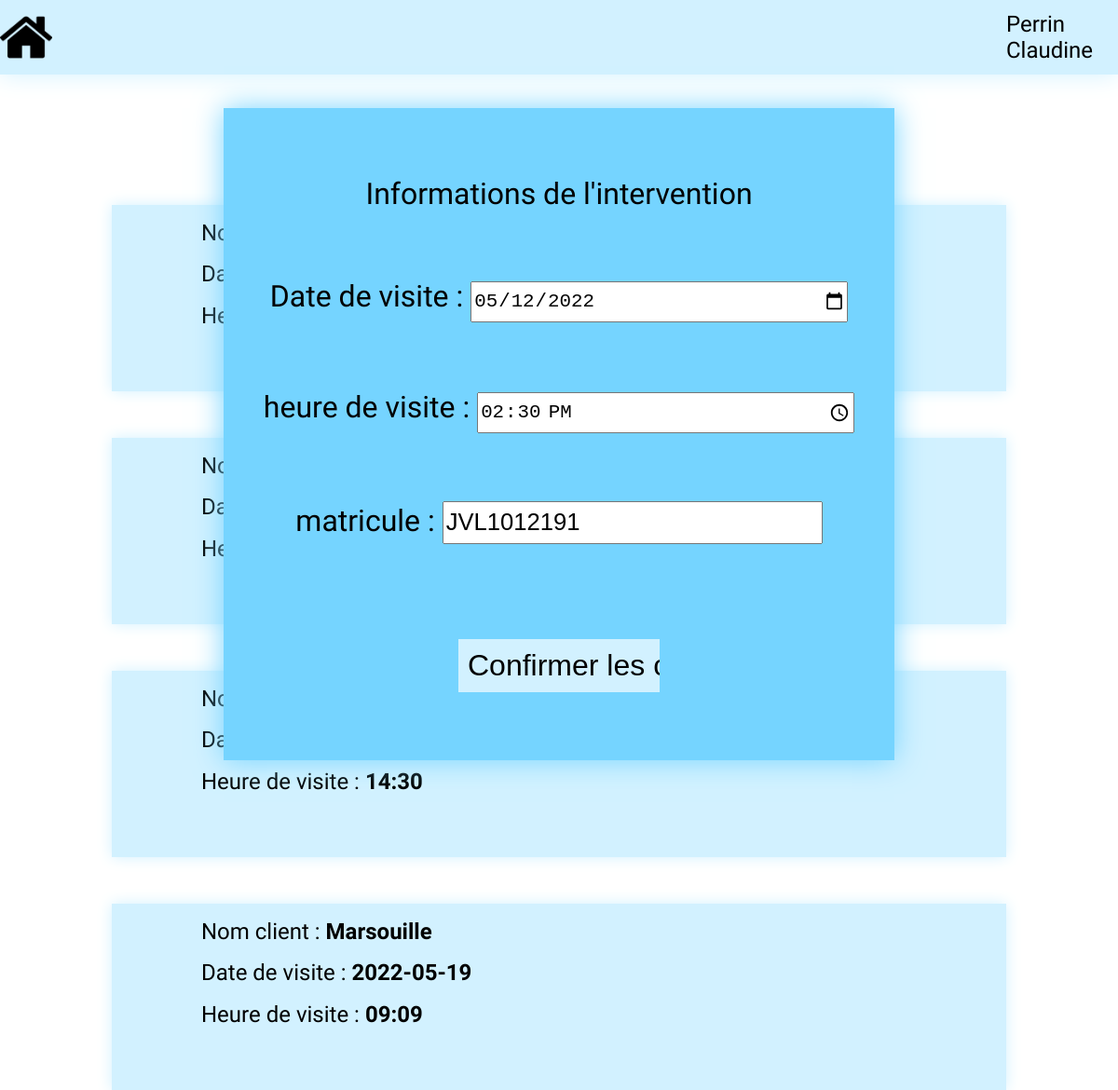
The page /versionLisible/?action=visite&visite=4 (signed in) on the database its author committed.
### tables this page shows
CREATE TABLE IF NOT EXISTS `intervention` (
  `num` int(11) NOT NULL AUTO_INCREMENT,
  `dateVisite` date DEFAULT NULL,
  `heureVisite` time DEFAULT NULL,
  `numClient` int(11) NOT NULL,
  `matricule` varchar(10) DEFAULT NULL,
  `faite` char(3) NOT NULL,
  PRIMARY KEY (`num`),
  KEY `numClient` (`numClient`,`matricule`),
  KEY `intervention_technicien0_FK` (`matricule`)
);

CREATE TABLE IF NOT EXISTS `client` (
  `numClient` int(11) NOT NULL AUTO_INCREMENT,
  `raisonSociale` varchar(50) NOT NULL,
  `siren` char(9) NOT NULL,
  `codeApe` char(5) NOT NULL,
  `adresse` varchar(100) NOT NULL,
  `tel` char(10) NOT NULL,
  `email` varchar(100) NOT NULL,
  `dureeDeplacement` time NOT NULL,
  `distanceKM` int(11) NOT NULL,
  `num` int(11) NOT NULL,
  PRIMARY KEY (`numClient`),
  KEY `client_agence_FK` (`num`)
);

### versionLisible/controller/affectation.php (called while the page is built, shortened)
<?php
    include_once "$root/model/db.affectation.inc.php";
    $visitesNonAffectees = getVisitesNonAffectees();
    if(isset($_GET["visite"])){
        $visiteAAffecter = getInterventionById($_GET["visite"]);
    } else {
        $techniciens = getTechniciens();
    }
    include "$root/view/header.php";
    include "$root/view/viewAffectation.php";
    include "$root/view/footer.php";
?>

### versionLisible/index.php (called while the page is built, shortened)
<?php
    include "getRoot.php";
    if (isset($_GET["action"])){
        $action = $_GET["action"];
    } else {
        $action = "default";
    }
    $file = mainController($action);
    include "$root/controller/$file";
?>

### versionLisible/model/db.affectation.inc.php (called while the page is built, shortened)
<?php
    function getVisitesNonAffectees(){
        $result = array();
        try {
            $pdo = connectionPDO();
            $req = $pdo->prepare("SELECT intervention.*, client.raisonSociale FROM intervention, client WHERE intervention.numClient = client.numClient AND faite = 'non'");
            $req->execute();
            $line = $req->fetch(PDO::FETCH_ASSOC);
            while ($line) {
                $result[] = $line;
                $line = $req->fetch(PDO::FETCH_ASSOC);
            }
        } catch (PDOException $e) {
            print "Error : " . $e->getMessage();
            die();
        }
        return $result;
    }
    function getInterventionById($id){
        $result = array();
        try {
            $pdo = connectionPDO();
            $req = $pdo->prepare("SELECT * FROM intervention WHERE num = ?");
            $req->execute([$id]);
            $result = $req->fetch(PDO::FETCH_ASSOC);
        } catch (PDOException $e) {
            print "Error : " . $e->getMessage();
            die();
        }
        return $result;
    }
?>

### versionLisible/view/viewAffectation.php (the view, shortened to what this page needs)
<head>
</head>
<body>
    <div class="pageContent">
        <div class="createIntervention">
            <a href="./?action=visite&create=intervention" class="button2"><div>Créer une intervention</div></a>
        </div>
        <?php
            for($i = 0; $i<count($visitesNonAffectees); $i++){
            ?>
            <div class="interventionSheet">
                <div class="interventionData">
                    <div class="customerName">
                        Nom client : <strong><?= $visitesNonAffectees[$i]["raisonSociale"] ?></strong>
                    </div>
                    <div class="interventionDate">
                        Date de visite : <strong><?= $visitesNonAffectees[$i]["dateVisite"] ?></strong>
                    </div>
                    <div class="interventionTime">
                        Heure de visite : <strong><?= substr($visitesNonAffectees[$i]["heureVisite"], 0, 5) ?></strong>
                    </div>
                </div>
            </div>
            <?php
            }
            if(isset($_SESSION["i"])){
                ?>
                <form class="modifyIntervention" method="post" action="./?action=visite">
                    <div>
                        Informations de l'intervention
                    </div>
                    <span>
                        Date de visite : <input type="date" name="dateVisite" class="inputs" <?php echo "value='".$visiteAAffecter["dateVisite"]."'"; ?> required/>
                    </span>
                    <span>
                        heure de visite : <input type="time" name="heureVisite" class="inputs" <?php echo "value='".$visiteAAffecter["heureVisite"]."'"; ?> required/>
                    </span>
                    <span>
                        matricule : <input type="text" name="matricule" class="inputs" <?php echo "value='".$visiteAAffecter["matricule"]."'"; ?> list="techniciens" required/>
                    </span>
                    <input type="submit" name="submitUpdate" class="submit" value="Confirmer les changements"/>
                </form>
                <?php
            }
                ?>
    </div>
</body>

### versionLisible/css/root.css (style rules this page uses)
body { font-family: 'Hind Siliguri', sans-serif; margin: 0; }
.pageContent { position: absolute; top: 10vh; left: 0; width: 100vw; }

### versionLisible/css/affectation.css (style rules this page uses)
.pageContent { display: flex; flex-direction: column; align-items: center; margin-top: 3%; }
.interventionSheet { width: 80%; height: 200px; background-color: #D2F1FF; box-shadow: 0px 0px 15px #D2F1FF; display: flex; flex-direction: row; align-items: center; justify-content: space-between; font-size: 150%; margin-top: 50px; }
.interventionData { height: 200px; margin-left: 10%; display: flex; flex-direction: column; justify-content: space-evenly; }
.button2 { width: 90%; background-color: #75D4FF; box-shadow: 0px 0px 0px #75D4FF; text-decoration: none; color: black; margin-top: 15px; padding: 10px; display: flex; align-items: center; justify-content: center; }
.modifyIntervention { position: absolute; z-index: 100; width: 60%; height: 700px; background-color: #75D4FF; box-shadow: 0px 0px 30px #75D4FF; display: flex; flex-direction: column; align-items: center; justify-content: space-evenly; }
.modifyIntervention div, .modifyIntervention span { font-size: 200%; }
.inputs { width: 400px; height: 40px; font-size: 80%; }
.submit { width: 30%; background-color: #D2F1FF; box-shadow: 0px 0px 0px #D2F1FF; text-decoration: none; color: black; margin-top: 30px; padding: 10px; border: 0; font-size: 200%; display: flex; align-items: center; justify-content: center; }

### rows shown on the page
intervention: heureVisite "14:30", dateVisite "05/12/2022", heureVisite "14:30:00", matricule "JVL1012191"
intervention: numClient.raisonSociale "Marsouille", dateVisite "2022-05-19", heureVisite "09:09"

### other values the page prints
$_SESSION["nom"] "Perrin"
$_SESSION["prenom"] "Claudine"
